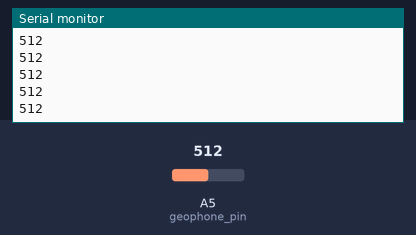
Bench run of a sketch on a simulated Arduino Uno, built with avr-gcc and run on an emulated ATmega328P. Parts: the last lines printed to the serial monitor. Inputs (shaded band) come from the test bench; at power-on: A5 (geophone_pin) = 512.

Above: at 1.2 s.
1.3 s: A5 (geophone_pin) set to 716
At 1.8 s:
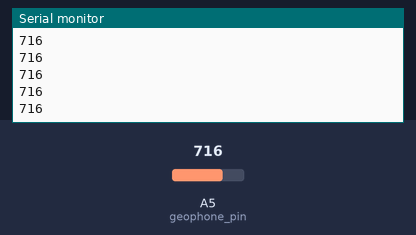
2.8 s: A5 (geophone_pin) set to 900
At 3.6 s:
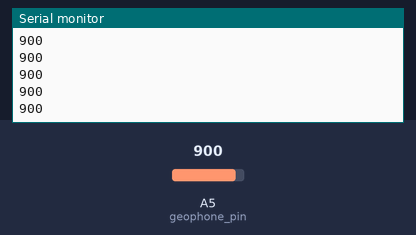
Timing chart, 0 to 5.8 s (numbered marks = the images above; inputs shaded):
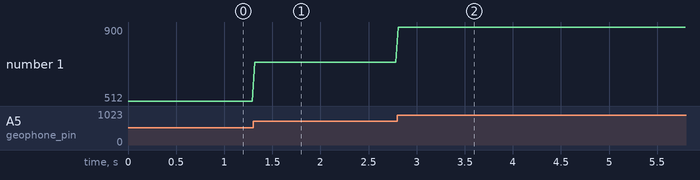

Measured:
- after the input at 1.3 s, the serial monitor: prints a new line at once (image 1)
- after the input at 2.8 s, the serial monitor: prints a new line at once (image 2)
- plotted number 1: 512 → 716 after the input at 1.3 s, 716 → 900 after the input at 2.8 s

The sketch:

AnalogInput.ino
```cpp
int geophone_pin = A5; // input pin for the geophone
int velocity_reading = 0; // store reading from the geophone

int velocity_array[250];

void setup() {
    Serial.begin(57600);
}

void loop() {
    for(int i=0; i<250; i++) {
        // read the value from the sensor
        velocity_reading = analogRead(geophone_pin);
        velocity_array[i] = velocity_reading;
        Serial.println(velocity_array[i]);
        delay(25);
    }
    Serial.println("Array is full!");
}
```
